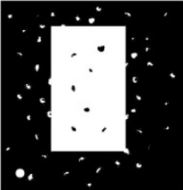
#> input picture anhdentrang.JPG, 183 x 190 px, found by its file name
$ python cogiananh.py
#> lines starting #> are read from the running program, lines starting #| are printed output that depends on the picture; after the words box and inside, x2 and y2 are one past the last pixel; in counts of white or black regions, pixels touching at a corner belong together
import cv2
import numpy as np
import matplotlib.pyplot as plt

def cotrang(gray):
    res = np.arange((gray.shape[0])*(gray.shape[1]-1)).reshape((gray.shape[0], gray.shape[1]-1)).astype('uint8')
    for i in range(gray.shape[0]):
        for j in range(gray.shape[1] -1 ):
            if gray[i][j] == 0 or gray[i][j+1] == 0:
                res[i][j] = 0
            else:
                res[i][j] = 255
    return res

def giantrang(gray):
    res = np.arange((gray.shape[0])*(gray.shape[1]-1)).reshape((gray.shape[0], gray.shape[1]-1)).astype('uint8')
    for i in range(gray.shape[0]):
        for j in range(gray.shape[1] -1 ):
            if gray[i][j] == 255 or gray[i][j+1] == 255:
                res[i][j] = 255
            else:
                res[i][j] = 0
    return res

img = cv2.imread('anhdentrang.jpg', cv2.IMREAD_GRAYSCALE)
#> img is the input picture: shape (190, 183); min 0, max 255, mean 73.7
img_co = cotrang(img)
#> after the loop in cotrang, `for i in range(gray.shape[0]):`:
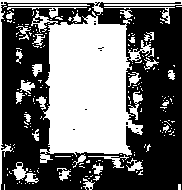
#> res: shape (190, 182); 43% white; 202 white regions (168 under 20 px), largest, box (x1, y1, x2, y2) and area: (31, 10, 143, 163) 10594, (0, 0, 182, 190) 1160, (12, 162, 39, 183) 221

_, binary = cv2.threshold(img, 127, 255, cv2.THRESH_BINARY)
#> binary: shape (190, 183); 29% white; 41 white regions (36 under 20 px), largest, box (x1, y1, x2, y2) and area: (47, 25, 129, 154) 9343, (0, 0, 183, 190) 372, (16, 169, 24, 177) 58, (131, 53, 137, 58) 23, (89, 18, 94, 23) 21

# Kernel 3x3
kernel1 = np.ones((3, 3), np.uint8)
kernel2 = np.ones((2,2), np.uint8)

# Co ảnh (Erosion)
erosion = cv2.erode(binary, kernel1, iterations=1)
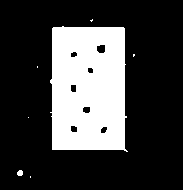
#> erosion: shape (190, 183); 25.3% white; 7 white regions (5 under 20 px), largest, box (x1, y1, x2, y2) and area: (50, 26, 128, 152) 8762, (17, 170, 23, 176) 30
dilated = cv2.dilate(binary, kernel1, iterations=1)
#> dilated: shape (190, 183); 33.5% white; 41 white regions (12 under 20 px), largest, box (x1, y1, x2, y2) and area: (46, 24, 130, 155) 9865, (0, 0, 183, 190) 742, (15, 168, 25, 178) 94
_, binary1 = cv2.threshold(dilated, 127, 255, cv2.THRESH_BINARY)
final = cv2.erode(binary1, kernel2, iterations=1)
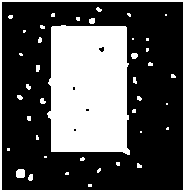
#> final: shape (190, 183); 31.7% white; 41 white regions (27 under 20 px), largest, box (x1, y1, x2, y2) and area: (47, 25, 130, 155) 9624, (0, 0, 183, 190) 742, (16, 169, 25, 178) 75
_, binary2 = cv2.threshold(final, 127, 255, cv2.THRESH_BINARY)
final1 = cv2.dilate(binary2, kernel2, iterations=1)
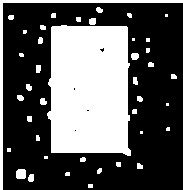
#> final1: shape (190, 183); 34.6% white; 41 white regions (12 under 20 px), largest, box (x1, y1, x2, y2) and area: (47, 25, 131, 156) 9865, (0, 0, 183, 190) 1110, (16, 169, 26, 179) 94
_, binary3 = cv2.threshold(final1, 127, 255, cv2.THRESH_BINARY)
final2 = cv2.erode(binary3, kernel2, iterations=1)
#> final2: shape (190, 183); 32.8% white; 41 white regions (27 under 20 px), largest, box (x1, y1, x2, y2) and area: (48, 26, 131, 156) 9624, (0, 0, 183, 190) 1110, (17, 170, 26, 179) 75
_, binary4 = cv2.threshold(final2, 127, 255, cv2.THRESH_BINARY)
final3 = cv2.erode(binary4, kernel2, iterations=1)
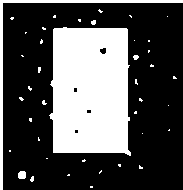
#> final3: shape (190, 183); 31.2% white; 41 white regions (36 under 20 px), largest, box (x1, y1, x2, y2) and area: (49, 27, 131, 156) 9377, (0, 0, 183, 190) 1110, (18, 171, 26, 179) 58, (133, 55, 139, 60) 23, (91, 20, 96, 25) 21

img_gian = giantrang(img)
#> after the loop in giantrang, `for i in range(gray.shape[0]):`:
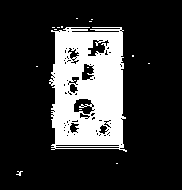
#> res: shape (190, 182); 21.2% white; 15 white regions (14 under 20 px), largest, box (x1, y1, x2, y2) and area: (49, 27, 127, 152) 7271
plt.subplot(2,2,1)
plt.title('Anh goc')
plt.imshow(cv2.cvtColor(img, cv2.COLOR_GRAY2RGB))

plt.subplot(2,2,2)
plt.title('Anh co')
plt.imshow(cv2.cvtColor(erosion, cv2.COLOR_GRAY2RGB))

plt.subplot(2,2,3)
plt.title('Anh gian')
plt.imshow(cv2.cvtColor(dilated, cv2.COLOR_GRAY2RGB))

plt.subplot(2,2,4)
plt.title('Anh gian')
plt.imshow(cv2.cvtColor(final3, cv2.COLOR_GRAY2RGB))
plt.show()
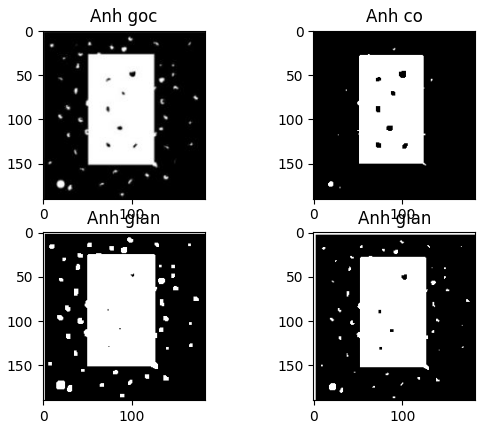
#> figure drawn by matplotlib, 4 panels
